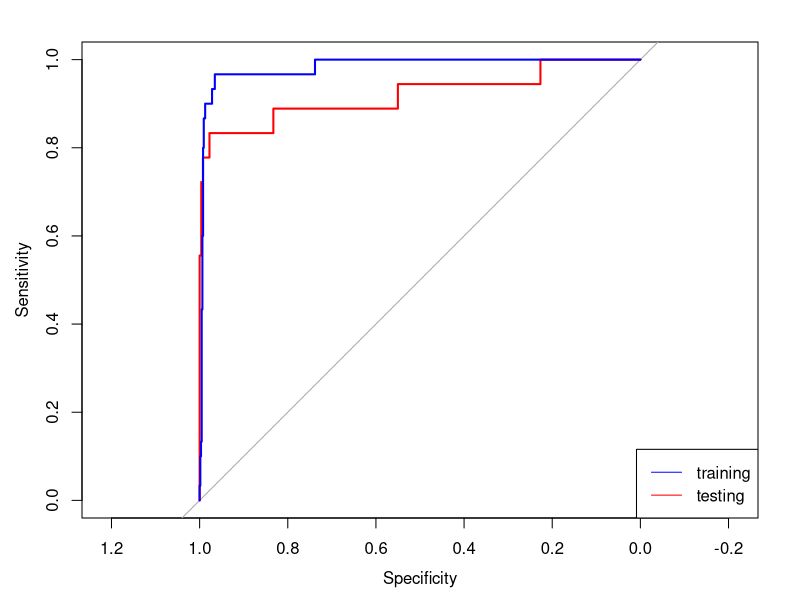

Here is the R script that generated this plot:
data <- read.csv('sick.tsv',sep='\t',colClasses=c(
"numeric",   #caso                      
"numeric",   #age                       
"factor",    #sex                       
"factor",    #on_thyroxine              
"factor",    #query_on_thyroxine        
"factor",    #on_antithyroid_medication 
"factor",    #sick                      
"factor",    #pregnant                  
"factor",    #thyroid_surgery           
"factor",    #I131_treatment            
"factor",    #query_hypothyroid         
"factor",    #query_hyperthyroid        
"factor",    #lithium                   
"factor",    #goitre                    
"factor",    #tumor                     
"factor",    #hypopituitary             
"factor",    #psych                     
"numeric",   #TSH                       
"numeric",   #T3                        
"numeric",   #TT4                       
"numeric",   #T4U                       
"numeric",   #FTI                       
"factor",    #referral_source           
"factor"))   #clase                     

names(data) <- c('caso','age','sex','on_thyroxine','query_on_thyroxine','on_antithyroid_medication','sick','pregnant','thyroid_surgery','I131_treatment','query_hypothyroid','query_hyperthyroid','lithium','goitre','tumor','hypopituitary','psych','TSH','T3','TT4','T4U','FTI','referral_source','clase')

library(car)
data$referral_source_recoded <- recode(data$referral_source, '1=1;2=0;3=0;4=0;5=0')

modelo.0.none <- glm(clase ~ 1, family = binomial, data = data)

modelo.1.full <- glm(clase ~ age + sex + on_thyroxine + query_on_thyroxine + on_antithyroid_medication + sick + pregnant + thyroid_surgery + I131_treatment + query_hypothyroid + query_hyperthyroid + lithium + goitre + tumor + hypopituitary + psych + TSH + T3 + TT4 + T4U + FTI + referral_source, family = binomial, data = data)

## T3                         -5.511e+00  7.704e-01  -7.154 8.44e-13 ***
## TSH                        -1.393e-01  5.035e-02  -2.766  0.00567 ** 
## query_hypothyroid1          1.763e+00  8.599e-01   2.051  0.04029 *  
## sick1                       1.877e+00  9.351e-01   2.007  0.04471 *  

modelo.2.fw <- step(modelo.0.none, scope=list(lower=modelo.0.none, upper=modelo.1.full), direction="forward")

## glm(formula = clase ~ T3 + TSH + referral_source + query_hypothyroid + TT4 + hypopituitary + query_hyperthyroid + sick, family = binomial, data = data)

## T3                  -5.541e+00  7.289e-01  -7.602 2.92e-14 ***
## TT4                  2.678e-02  9.885e-03   2.709  0.00675 ** 
## TSH                 -1.500e-01  4.644e-02  -3.229  0.00124 ** 
## query_hyperthyroid1  2.138e+00  9.837e-01   2.173  0.02976 *  
## query_hypothyroid1   1.749e+00  7.979e-01   2.193  0.02834 *  
## sick1                1.629e+00  9.072e-01   1.796  0.07252 .  

modelo.3.bw <- step(modelo.1.full, direction="backward")

## glm(formula = clase ~ sick + query_hypothyroid + query_hyperthyroid + hypopituitary + TSH + T3 + TT4 + referral_source, family = binomial, data = data)
  
## T3                  -5.541e+00  7.289e-01  -7.602 2.92e-14 ***
## TT4                  2.678e-02  9.885e-03   2.709  0.00675 **
## TSH                 -1.500e-01  4.644e-02  -3.229  0.00124 ** 
## query_hyperthyroid1  2.138e+00  9.837e-01   2.173  0.02976 *
## query_hypothyroid1   1.749e+00  7.979e-01   2.193  0.02834 *  
## sick1                1.629e+00  9.072e-01   1.796  0.07252 .

modelo.4.recoding <- glm(formula = clase ~ sick + query_hypothyroid + query_hyperthyroid + hypopituitary + TSH + T3 + TT4 + referral_source_recoded, family = binomial, data = data)

## glm(formula = clase ~ sick + query_hypothyroid + query_hyperthyroid + hypopituitary + TSH + T3 + TT4 + referral_source_recoded, family = binomial, data = data)

## T3                       -5.963e+00  6.942e-01  -8.589  < 2e-16 ***
## TSH                      -1.453e-01  4.363e-02  -3.330 0.000867 ***
## TT4                       2.314e-02  8.892e-03   2.603 0.009246 ** 
## query_hypothyroid1        1.459e+00  6.931e-01   2.105 0.035258 *  
## query_hyperthyroid1       1.515e+00  9.114e-01   1.663 0.096388 .  
## hypopituitary1            2.266e+01  1.075e+04   0.002 0.998319    
## sick1                     1.207e+00  7.425e-01   1.626 0.104010    
## referral_source_recoded1 -1.785e+01  1.183e+03  -0.015 0.987963    

set.seed(12345)
sample_size <- floor(0.70 * nrow(data))
train_indices <- sample(seq_len(nrow(data)), size = sample_size)

training          <- data[train_indices,]
testing           <- data[-train_indices,]
testing.sin.clase <- testing[, -which(names(testing) %in% c("clase"))]

modelo.final <- glm(formula = clase ~ sick + query_hypothyroid + query_hyperthyroid + hypopituitary + TSH + T3 + TT4 + referral_source_recoded, family = binomial, data = training)

predicciones.testing.modelo.2.fw       <- predict(modelo.2.fw, testing.sin.clase)
predicciones.testing.modelo.3.bw       <- predict(modelo.3.bw, testing.sin.clase)
predicciones.testing.modelo.4.recoding <- predict(modelo.4.recoding, testing.sin.clase)
predicciones.testing.modelo.final      <- predict(modelo.final, testing.sin.clase)

## tabla.2.fw <- ifelse(predicciones.testing.modelo.2.fw >= .5, 1, 0)
## table("predicho"=tabla.2.fw, "observado"=testing[,"clase"])
## tabla.3.bw <- ifelse(predicciones.testing.modelo.3.bw >= .5, 1, 0)
## table("predicho"=tabla.3.bw, "observado"=testing[,"clase"])
## tabla.4.recoding <- ifelse(predicciones.testing.modelo.4.recoding >= .5, 1, 0)
## table("predicho"=tabla.4.recoding, "observado"=testing[,"clase"])

tabla.final <- ifelse(predicciones.testing.modelo.final >= .5, 1, 0)
table("predicho"=tabla.final, "observado"=testing[,"clase"])

## predicho   0   1
##        0 269   7
##        1   2   9

library(pROC)

prob.pred.testing <- predict(modelo.final, testing.sin.clase, type = c("response"))
g.testing <- roc(clase ~ prob.pred.testing, data = testing)
plot(g.testing, col = "red")

prob.pred.training <- predict(modelo.final, type = c("response"))
g.training <- roc(clase ~ prob.pred.training, data = training)
lines(g.training, col = "blue")
legend("bottomright", c("training", "testing"), col = c("blue", "red"), lty = 1)

## wald: tester el efecto total de una predictora
## library(aod)
## coef(modelo)
## coeficientes empiezan en 1 con intercept
## wald.test(b = coef(modelo), Sigma = vcov(modelo), Terms = 4:6)


## plot
##
## plot(vx,vy,xlab="vx",ylab="Probability of vy") # 
## g <- glm(vy ~ vx,family=binomial,dat)
## curve(predict(g,data.frame(vx=x),type="resp"),add=TRUE)
## points(vy,fitted(g),pch=20)

## para interpretar los coeficientes:
##
## exp(coef(modelo))
## (Intercept)         gre         gpa       rank2       rank3       rank4 
##      0.0185      1.0023      2.2345      0.5089      0.2618      0.2119
##
## con intervalos de confianza
## exp(cbind(OR = coef(modelo), confint(modelo)))
##                 OR   2.5 % 97.5 %
## (Intercept) 0.0185 0.00189  0.167
## gre         1.0023 1.00014  1.004
## gpa         2.2345 1.17386  4.324
## rank2       0.5089 0.27229  0.945
## rank3       0.2618 0.13164  0.512
## rank4       0.2119 0.09072  0.471
## for a one unit increase in gpa, the odds of being admitted to graduate school (versus not being admitted) increase by a factor of 2.2345





## selección de variables con all subsets
##
## glmulti.lm.out <-
##     glmulti(bwt ~ age + lwt + race.cat + smoke + preterm + ht + ui + ftv.cat, data = lbw,
##             level = 1,               # No interaction considered
##             method = "h",            # Exhaustive approach
##             crit = "aic",            # AIC as criteria
##             confsetsize = 5,         # Keep 5 best models
##             plotty = F, report = F,  # No plot or interim reports
##             fitfunction = "glm")     # lm function
##
## ## Show 5 best models (Use @ instead of $ for an S4 object)
## glmulti.lm.out@formulas
##
## Show result for the best model
## summary(glmulti.lm.out@objects[[1]])



## Backward Elimination

## This is the simplest of all variable selection procedures and can be easily implemented without special
## software. In situations where there is a complex hierarchy, backward elimination can be run manually while taking account of what variables are eligible for removal.
## 1. Start with all the predictors in the model
## 2. Remove the predictor with highest p-value greater than αcrit
## 3. Refit the model and goto 2
## 4. Stop when all p-values are less than αcrit.
## The αcrit is sometimes called the “p-to-remove” and does not have to be 5%. If prediction performance
## is the goal, then a 15-20% cut-off may work best, although methods designed more directly for optimal
## prediction should be preferred.

## Forward Selection
##
## This just reverses the backward method.
## 1. Start with no variables in the model.
## 2. For all predictors not in the model, check their p-value if they are added to the model. Choose the one with lowest p-value less than αcrit .
## 3. Continue until no new predictors can be added.